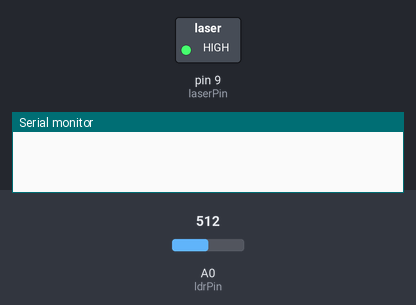
Recording of a sketch running on a simulated Arduino Uno, built with avr-gcc and run on an emulated ATmega328P. Parts: switched loads named in the sketch (green lamp = pin HIGH), the last lines printed to the serial monitor. Inputs (shaded band) come from the test bench; at power-on: A0 (ldrPin) = 512.

Above: at 1.2 s.
1.3 s: A0 (ldrPin) set to 484
At 1.48 s:
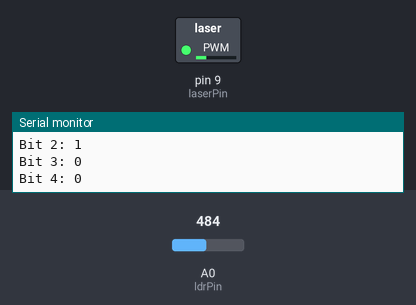
At 1.92 s:
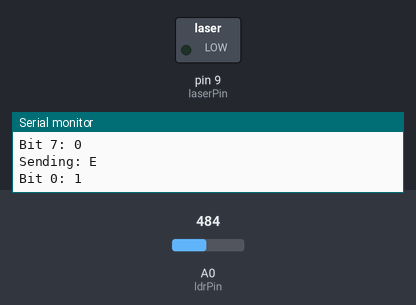
Timing chart, 0 to 10.3 s (numbered marks = the images above; inputs shaded):
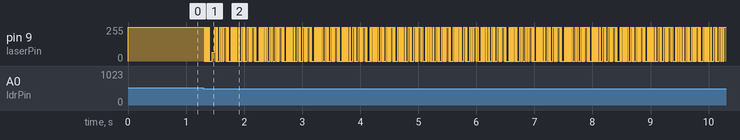

Measured:
- the behaviour switches between 500 and 499 on A0 (ldrPin) (found by bisection; images 0 and 1)

The sketch:

Tx2.ino
```cpp
const int laserPin = 9;

const int ldrPin = A0;


const char* message = "HELLO";

int msgIndex = 0;


int bitIndex = 0;

byte currentByte = 0;


bool synced = false;   // LDR has detected laser


void setup() {

  pinMode(laserPin, OUTPUT);

  Serial.begin(9600);


  digitalWrite(laserPin, HIGH);  // KEEP LASER ON UNTIL SYNC


  setupTimer1();

}


void loop() {

  // Check LDR only until synced

  if (!synced) {

    int val = analogRead(ldrPin);

    if (val < 500) {    // threshold — adjust according to your setup

      Serial.println("SYNC achieved by LDR.");

      synced = true;


      // Now allow ISR to start sending bits

      bitIndex = 0;

      msgIndex = 0;

    }

  }

}


void setupTimer1() {

  cli();

  TCCR1A = 0;

  TCCR1B = 0;

  TCNT1 = 0;


  OCR1A = 624;

  TCCR1B |= (1 << WGM12);

  TCCR1B |= (1 << CS12);

  TIMSK1 |= (1 << OCIE1A);


  sei();

}


ISR(TIMER1_COMPA_vect) {


  if (!synced) {

    // do NOTHING until sync is achieved

    return;

  }


  // Once synced → laser now transmits bits instead of just staying ON

  if (bitIndex == 0) {

    currentByte = message[msgIndex];

    Serial.print("Sending: ");

    Serial.println((char)currentByte);

  }


  // Send data bit (LSB first)

  int bitToSend = (currentByte >> bitIndex) & 1;

  digitalWrite(laserPin, bitToSend);


  Serial.print("Bit ");

  Serial.print(bitIndex);

  Serial.print(": ");

  Serial.println(bitToSend);


  bitIndex++;


  if (bitIndex == 8) {

    bitIndex = 0;

    msgIndex++;


    if (message[msgIndex] == '\0')

      msgIndex = 0;

  }

}
```
